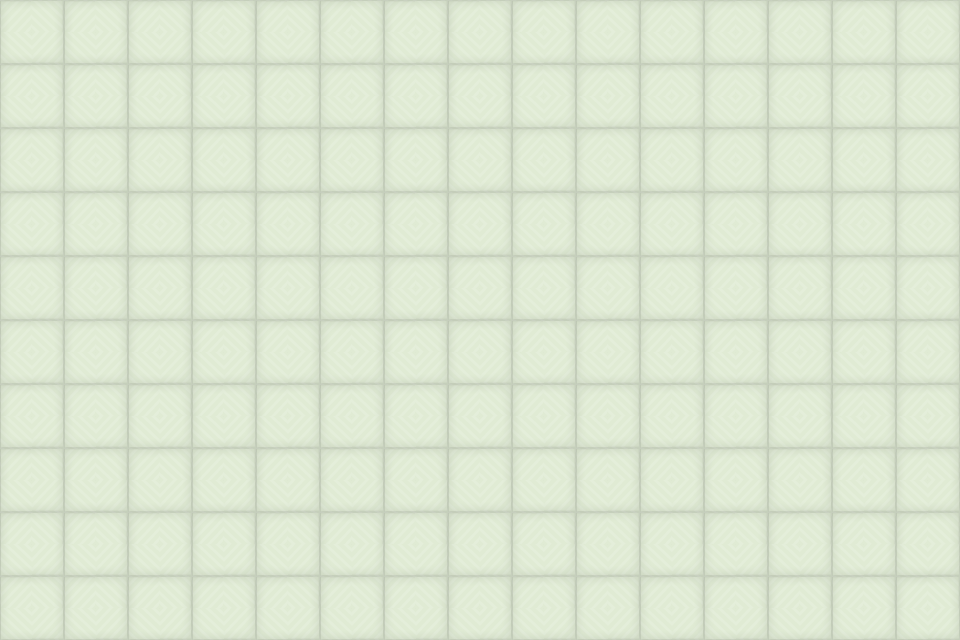

A 2D game scene composited from a Tiled map and its tileset images. What follows is a short description and the map's XML, with each tile layer's data collapsed to a summary:
An orthogonal 15x10 tile map with 64x64 px tiles, 1 tile layer (bg_layer).

<map version="1.0" orientation="orthogonal" renderorder="right-down" width="15" height="10" tilewidth="64" tileheight="64" nextobjectid="202">
 <tileset firstgid="1" name="map" tilewidth="64" tileheight="64" tilecount="1" columns="1">
  <image source="map.png" width="64" height="64" />
 </tileset>
 <layer name="bg_layer" width="15" height="10">
  <data>[150 cells, 150 non-empty, 1 distinct tile ids]</data>
 </layer>
</map>